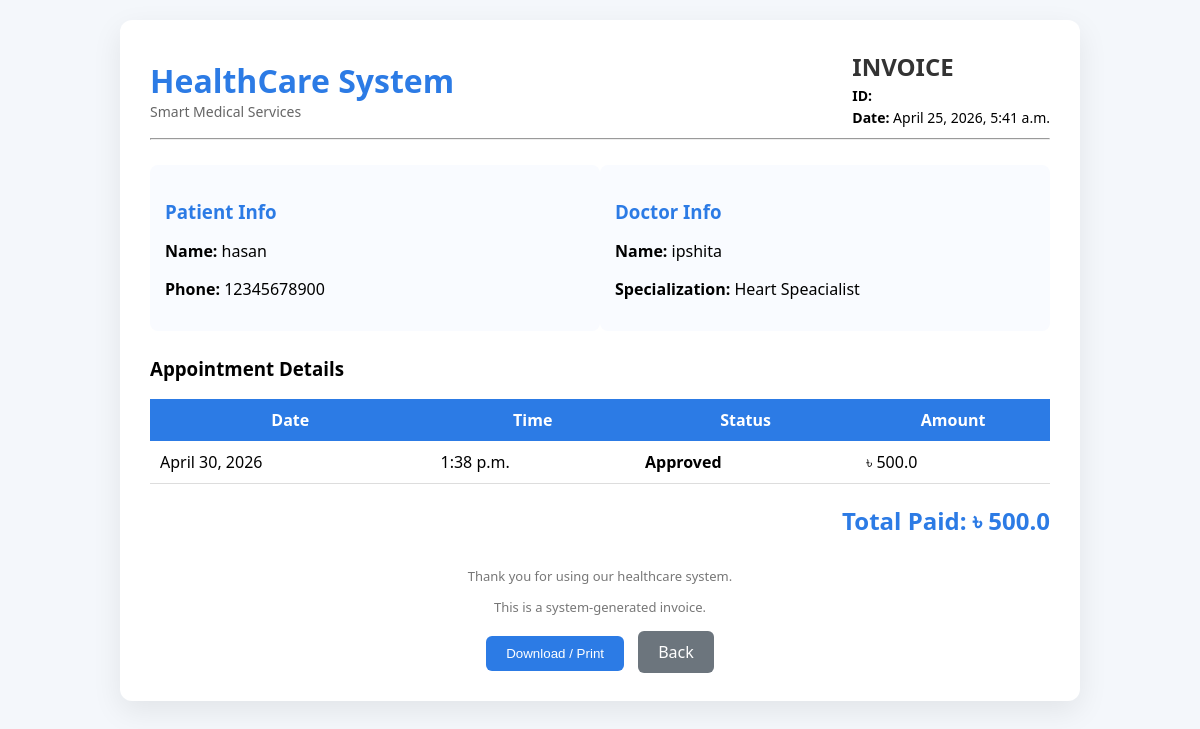
The app's page /invoice/11/ (signed in), older data.
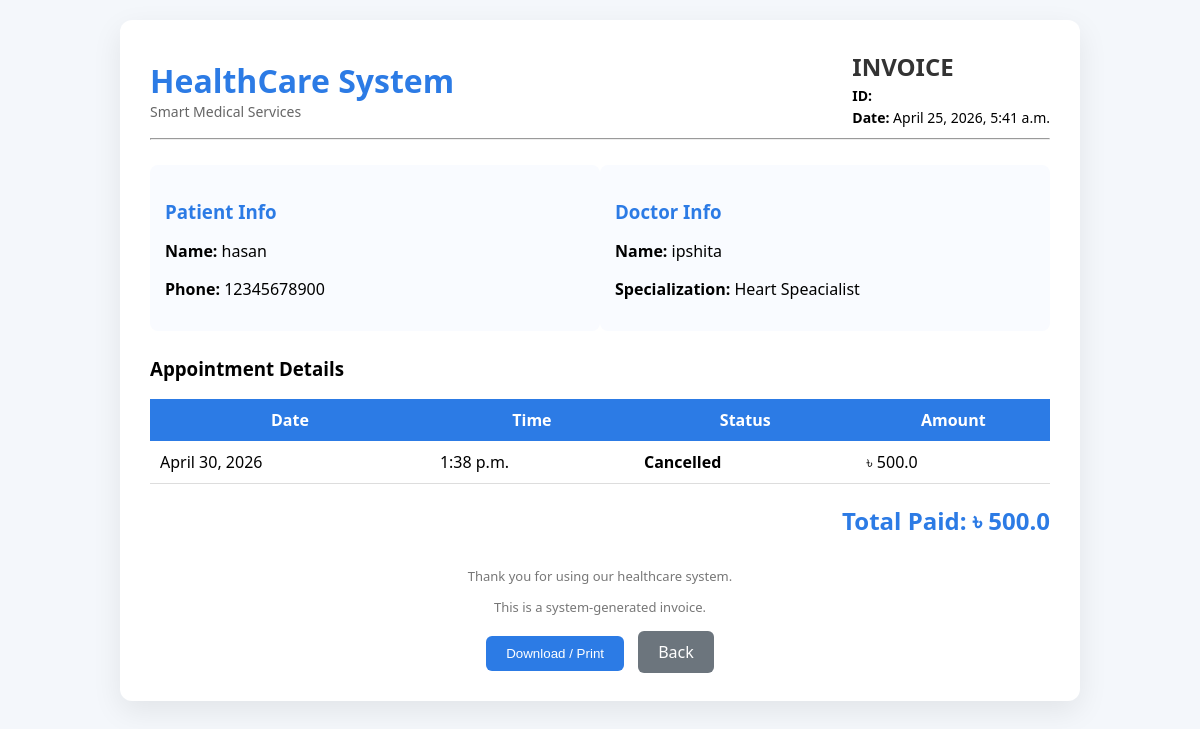
The same page, newer data.
### accounts/models.py (models this page shows, shortened)
class Appointment(models.Model):
    STATUS_CHOICES = (
        ('pending', 'Pending'),
        ('approved', 'Approved'),
        ('rejected', 'Rejected'),
        ('cancelled', 'Cancelled'),
    )
    CONSULTATION_CHOICES = (
        ('upcoming', 'Upcoming'),
        ('consulted', 'Consulted'),
        ('no-show', 'No Show'),
    )
    patient = models.ForeignKey(
        CustomUser,
        on_delete=models.CASCADE,
        related_name='patient_appointments',
        limit_choices_to={'role': 'patient'}
    )
    doctor = models.ForeignKey(
        CustomUser,
        on_delete=models.CASCADE,
        related_name='doctor_appointments',
        limit_choices_to={'role': 'doctor'}
    )
    date = models.DateField()
    time = models.TimeField()
    status = models.CharField(max_length=10, choices=STATUS_CHOICES, default='pending')
    consultation_status = models.CharField(max_length=20, choices=CONSULTATION_CHOICES, default='upcoming')
    created_at = models.DateTimeField(auto_now_add=True)

class CustomUser(AbstractUser):
    ROLE_CHOICES = (
        ('doctor', 'Doctor'),
        ('patient', 'Patient'),
        ('admin', 'Admin'),
    )
    role = models.CharField(max_length=10, choices=ROLE_CHOICES)
    phone = models.CharField(max_length=15)
    specialization = models.CharField(max_length=100, blank=True, null=True)
    age = models.IntegerField(blank=True, null=True)
    bio = models.TextField(blank=True)
    profile_image = models.ImageField(upload_to='profiles/', default='default.png')
    is_verified = models.BooleanField(default=False)

### accounts/views.py (the view)
# urls.py: path('invoice/<int:appointment_id>/', views.invoice, name='invoice'),
@login_required
def invoice(request, appointment_id):
    appointment = Appointment.objects.get(id=appointment_id)
    payment = Payment.objects.get(appointment=appointment)
    return render(request, 'invoice.html', {
        'appointment': appointment,
        'payment': payment
    })

### templates/invoice.html (shortened to what this page needs)
{% load static %}
<!DOCTYPE html>
<html lang="en">
<head>
    <link rel="stylesheet" href="{% static 'css/invoice.css' %}">
</head>
<body>
<div class="invoice-container">
    <div class="invoice-header">
        <div class="logo">
            <h1>HealthCare System</h1>
            <p>Smart Medical Services</p>
        </div>
        <div class="invoice-info">
            <h2>INVOICE</h2>
            <p><strong>ID:</strong> {{ payment.transaction_id }}</p>
            <p><strong>Date:</strong> {{ payment.paid_at }}</p>
        </div>
    </div>
    <hr>
    <div class="info-section">
        <div class="info-box">
            <h3>Patient Info</h3>
            <p><strong>Name:</strong> {{ appointment.patient.username }}</p>
            <p><strong>Phone:</strong> {{ appointment.patient.phone }}</p>
        </div>
        <div class="info-box">
            <h3>Doctor Info</h3>
            <p><strong>Name:</strong> {{ appointment.doctor.username }}</p>
            <p><strong>Specialization:</strong> {{ appointment.doctor.specialization }}</p>
        </div>
    </div>
    <div class="appointment-section">
        <h3>Appointment Details</h3>
        <table>
            <thead>
                <tr>
                    <th>Date</th>
                    <th>Time</th>
                    <th>Status</th>
                    <th>Amount</th>
                </tr>
            </thead>
            <tbody>
                <tr>
                    <td>{{ appointment.date }}</td>
                    <td>{{ appointment.time }}</td>
                    <td class="status">{{ appointment.status }}</td>
                    <td>৳ {{ payment.amount }}</td>
                </tr>
            </tbody>
        </table>
    </div>
    <div class="total-section">
        <h2>Total Paid: ৳ {{ payment.amount }}</h2>
    </div>
    <div class="footer">
        <p>Thank you for using our healthcare system.</p>
        <p>This is a system-generated invoice.</p>
    </div>
    <div class="actions">
        <button onclick="window.print()">Download / Print</button>
        <a href="{% url 'patient_dashboard' %}" class="back-btn">Back</a>
    </div>
</div>
</body>
</html>

Row changes from the older to the newer data that the page shows:
changed Appointment "hasan": status "Approved" → "Cancelled"
